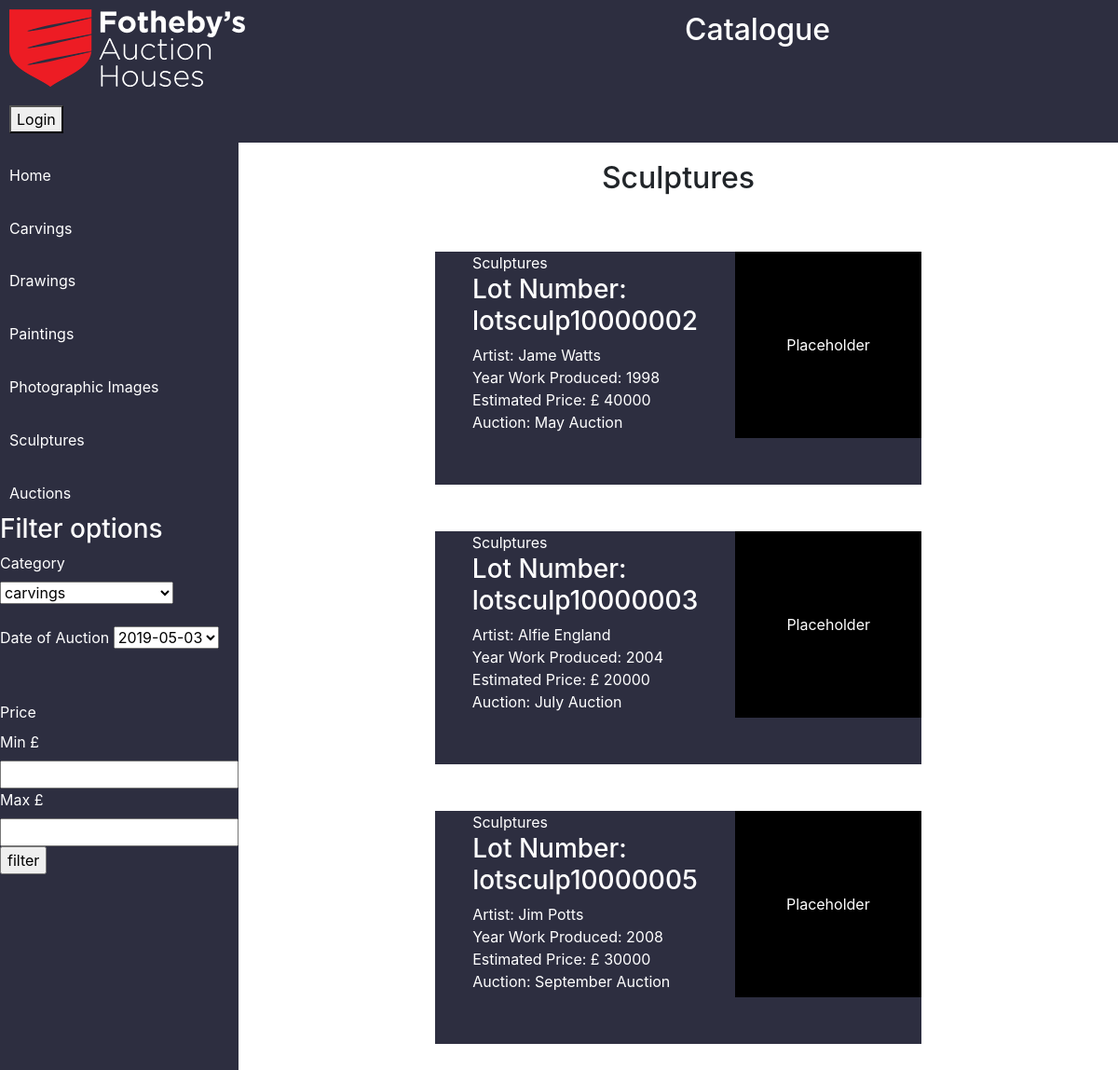
The page /default/public/sculpturespublic.php on the database its author committed.
### tables this page shows
CREATE TABLE `sculptures` (
  `idsculptures` int(11) NOT NULL AUTO_INCREMENT,
  `lotnumber` varchar(45) NOT NULL DEFAULT 'lotsculp',
  `name_of_artist` varchar(45) DEFAULT NULL,
  `year_of_work` varchar(45) DEFAULT NULL,
  `subject_classification` varchar(45) DEFAULT NULL,
  `description` varchar(500) DEFAULT NULL,
  `auction_date` varchar(45) DEFAULT NULL,
  `estimated_price` varchar(45) DEFAULT NULL,
  `material` varchar(45) DEFAULT NULL,
  `height_dimension` varchar(45) DEFAULT NULL,
  `width_dimension` varchar(45) DEFAULT NULL,
  `length_dimension` varchar(45) DEFAULT NULL,
  `weight` varchar(45) DEFAULT NULL,
  `Auction` varchar(45) DEFAULT NULL,
  `status` varchar(45) DEFAULT NULL,
  `category` varchar(45) DEFAULT NULL,
  `sold_for` varchar(45) DEFAULT NULL,
  `commision_price` varchar(45) DEFAULT NULL,
  PRIMARY KEY (`idsculptures`,`lotnumber`)
);

### default/public/sculpturespublic.php (the view, shortened to what this page needs)
<?php
require 'headers/publicheader.php';
$sculptures = $pdo->query('SELECT * FROM sculptures WHERE status = "Approved" ');
echo '<h2>Sculptures</h2>
';
echo '<div class="grid">';
foreach ($sculptures as $row){
echo '<div class="cell5">';
  echo '<a href="auctionlotshowsculp.php?id='.$row['idsculptures'].'">';
echo '<ul>';
echo '<li>Sculptures</li>';
echo '<li><h3>Lot Number:'.' '.$row['lotnumber'].$row['idsculptures'].'</h3></li>';
echo '<li>Artist:'.' '.$row['name_of_artist'].'</li>';
echo '<li>Year Work Produced:'.' '.$row['year_of_work'].'</li>';
echo '<li>Estimated Price: £'.' '.$row['estimated_price'].'</li>';
echo '<li>Auction: '.' '.$row['Auction'].'</li>';
echo '</ul>';
echo '</a>';
echo '<ul>
<div class="placehold">
  Placeholder
</div>
</ul>';
echo '</div>';
}
?>
</div>

### default/public/style.css (style rules this page uses)
ul { list-style: none; }
html,body { height:100%; margin:0; }
body { width: 100%; height: 100%; }
h2 { margin-top: 2%; text-align: center; }
.grid { display: flex; flex-wrap: wrap; justify-content: space-around; margin: 60px; color: white; list-style: none; transition: all .2s ease-in-out; }
.grid ul { list-style: none; }
.cell5 ul { color: white; }
.cell5 { display: flex; flex: 0 0 32%; height: 250px; margin-bottom: 50px; background-color: #2d2e40; }
.cell5:nth-child(3n) { background-color: #2d2e40; }
.placehold { width:200px; background-color: black; color: white; display: flex; justify-content: center; align-items: center; height: 200px; }
.cell5 ul { display: flex; flex-direction: column; }

### rows shown on the page
sculptures: lotnumber "lotsculp", idsculptures "10000002", name_of_artist "Jame Watts", year_of_work "1998", estimated_price "40000", Auction "May Auction"
sculptures: lotnumber "lotsculp", idsculptures "10000003", name_of_artist "Alfie England", year_of_work "2004", estimated_price "20000", Auction "July Auction"
sculptures: lotnumber "lotsculp", idsculptures "10000005", name_of_artist "Jim Potts", year_of_work "2008", estimated_price "30000", Auction "September Auction"

### other values the page prints
form field date "2019-05-03"
